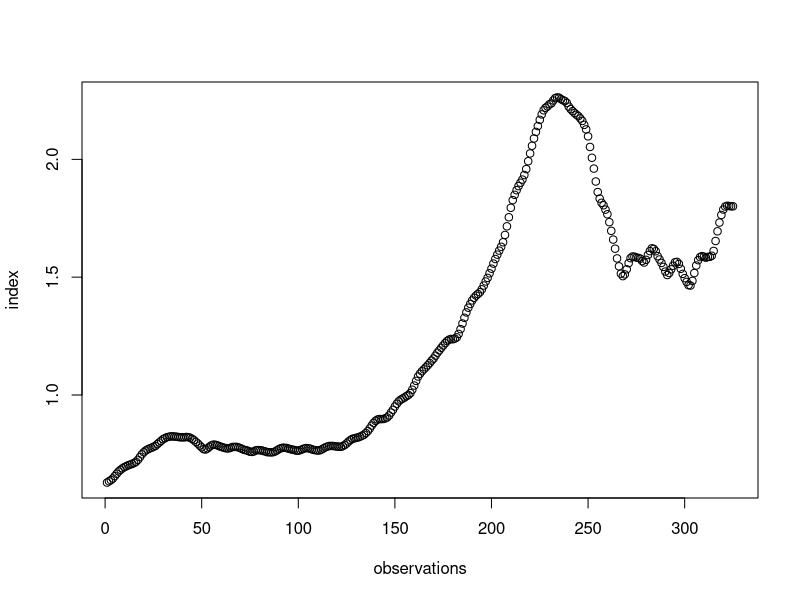
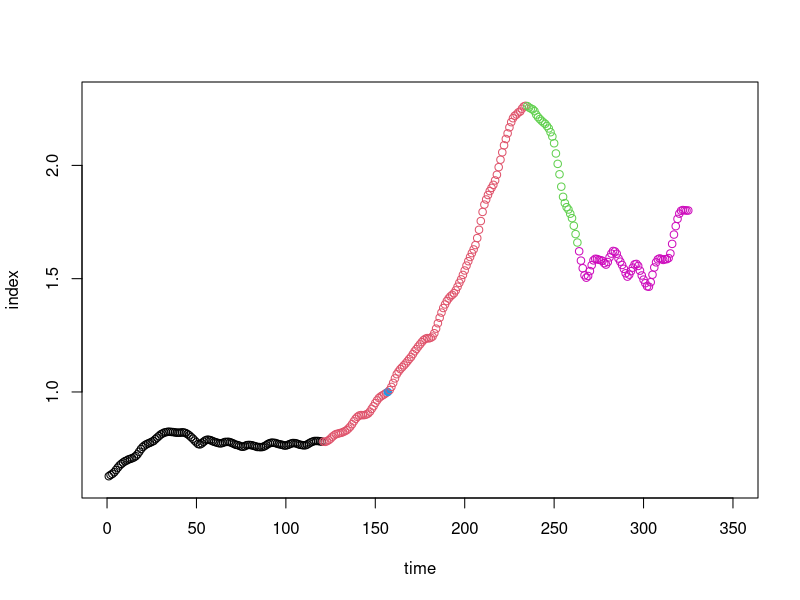
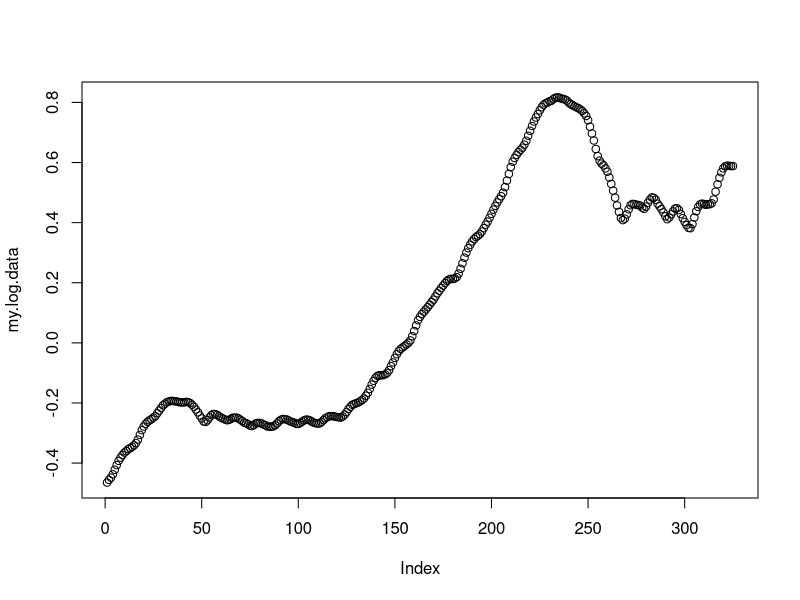
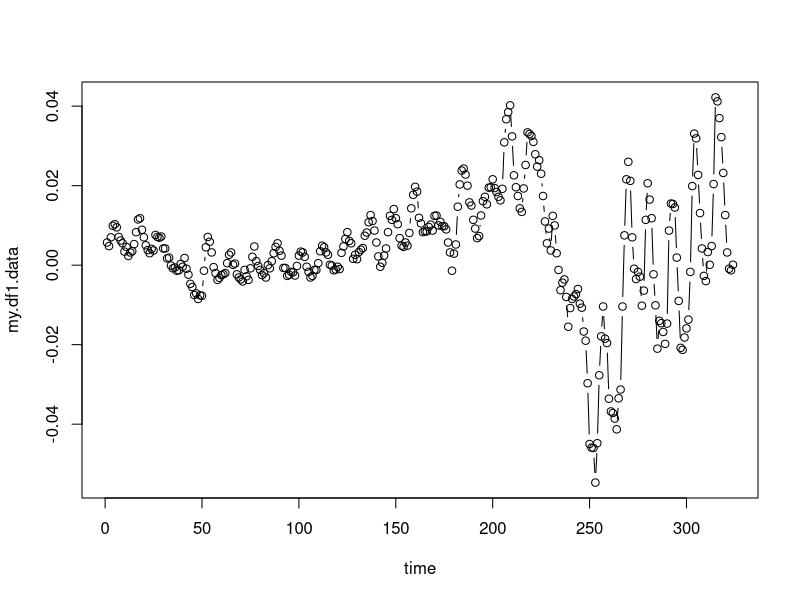
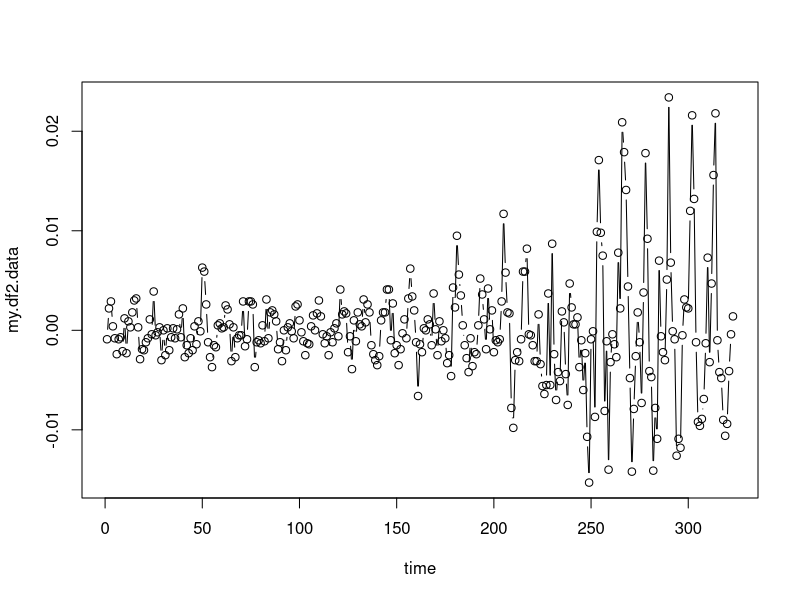
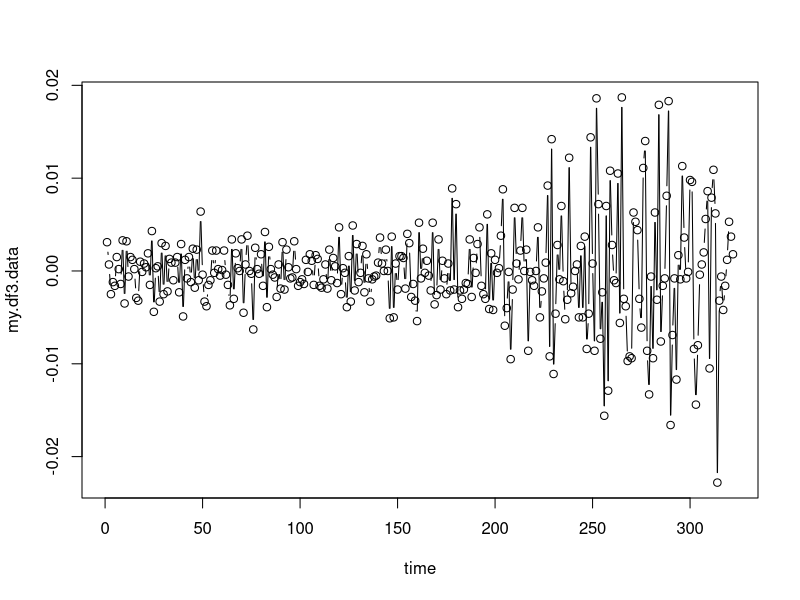
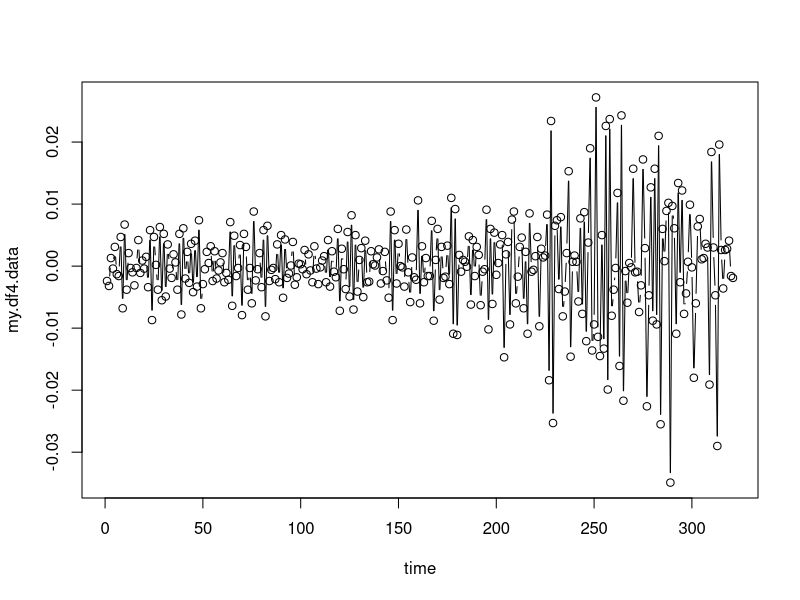
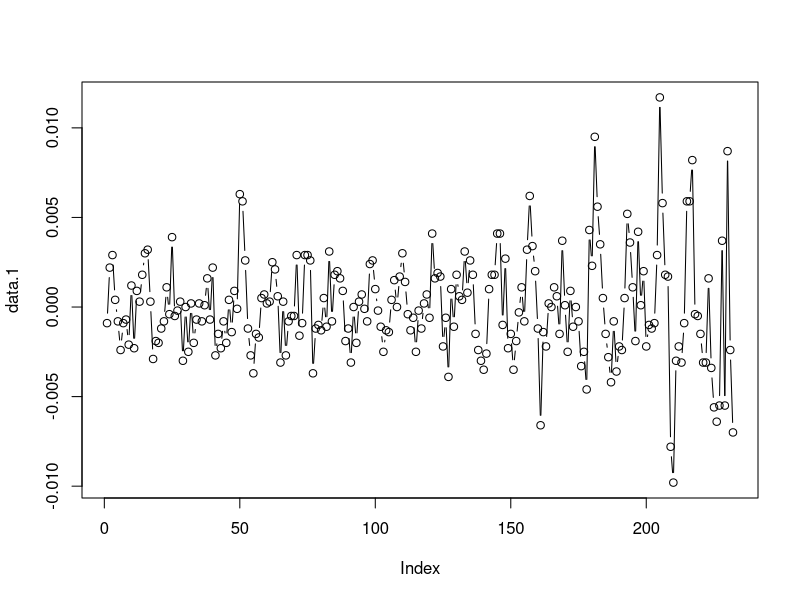

Write the R code that produced these figures, in order.
##  Our function for the TRUE SPECTRUM (on the decibel scale) 
##  of an ARMA process.
##  Each time you start R, and want to use this function,
##  you will have to copy it into R.  Or...  Have it load automatically...
my.spectrum <- function(phi.of.b, theta.of.b, variance=1)
{
  p <- length(phi.of.b)
  q <- length(theta.of.b)
  
  omega <- seq(from=0, to=pi, by=.001)
  
  phi.of.e.minus.i.omega <- 1
  phi.of.e.i.omega <- 1
  
  if(p>1)
  {   for(i in 2:p)
  {
    phi.of.e.minus.i.omega <-  phi.of.e.minus.i.omega + phi.of.b[i]*exp(complex(imaginary = -(i-1))*omega)
    phi.of.e.i.omega <-  phi.of.e.i.omega + phi.of.b[i]*exp(complex(imaginary = (i-1))*omega)
  }
  }
  
  theta.of.e.minus.i.omega <- 1
  theta.of.e.i.omega <- 1
  
  if(q>1)
  {
    for(i in 2:q)
    {
      theta.of.e.minus.i.omega <-  theta.of.e.minus.i.omega + theta.of.b[i]*exp(complex(imaginary = -(i-1))*omega)
      theta.of.e.i.omega <-  theta.of.e.i.omega + theta.of.b[i]*exp(complex(imaginary = (i-1))*omega)
    }
  }
  
  my.spectrum <- (variance/(2*pi))*Re(theta.of.e.minus.i.omega*theta.of.e.i.omega/(phi.of.e.minus.i.omega*phi.of.e.i.omega))
  
  plot(omega, 10*log10(my.spectrum), ylab="spectrum (in decibels)", type="l")   
}


#####################################################################
#####################################################################
#####################################################################
#####################################################################
#####################################################################
#####################################################################

##  Get the data.  Save on your computer or...    Change the path if necessary.
HomePrice <- read.delim("HomePrice.txt")
head(HomePrice)
HomePrice
#n=325=12*27+1-------27 years--------1987/1~2014/1
#index takes 2000/1 to be a "baseline" 
#and on that date the index is given a numerical value of 1, 
#and then compares the value of homes at other times

#Most people believe that there was a housing bubble in the 2000's
#where prices increased too rapidly until prices became unsustainable at which point the bubble burst and prices fell
ts.HomePrice<-ts(HomePrice$index, start=c(1987,1), end=c(2014,1), frequency =12)
index<-ts.HomePrice[1:325]



## 1. raw data plot
plot(index, xlab="observations", ylab="index")
#house bubble begins 130-150, Oct-97-Jun-99
#take a liitle closer
plot(1:120, index[1:120], ylim=c(0.6,2.3), xlim=c(0,350), xlab = "time", ylab="index",type="b")
lines(121:156, index[121:156], ylim=c(0.6,2.3), xlim=c(0,350), type="b", col=2)
lines(157, index[157], ylim=c(0.6,2.3), xlim=c(0,350), type="b", col=4, pch=19)
lines(158:234, index[158:234], ylim=c(0.6,2.3), xlim=c(0,350), type="b", col=2)
lines(235:263, index[235:263], ylim=c(0.6,2.3), xlim=c(0,350), type="b", col=3)
lines(264:325, index[264:325], ylim=c(0.6,2.3), xlim=c(0,350), type="b", col=6)
## cutoff at 234=peak
##    Hmmmm   stationary...  need to difference
##  Should always plot the data first!!!
##  Should have known from the acf

my.log.data<-log(index)
plot(my.log.data, type="b")

# 2. differencing
my.df1.data <-diff(index, lag = 1, differences = 1)
plot(my.df1.data, type="b", xlab="time")

my.df2.data <-diff(index, lag = 1, differences = 2)
plot(my.df2.data, type="b", xlab="time")

my.df3.data <-diff(index, lag = 1, differences = 3)
plot(my.df3.data, type="b", xlab="time")

my.df4.data <-diff(index, lag = 1, differences = 4)
plot(my.df4.data, type="b", xlab="time")



## split data into two parts and fit separately
#first part
data.1 <- my.df2.data[1:232]
plot(data.1, type="b")
par(mfrow=c(2,1))
acf(data.1, type = c("correlation"), ylab="Sample ACF")
acf(data.1, type = c("partial"), ylab="Sample PACF")
par(mfrow=c(1,1)) 
#like ARMA(11,1)
my.df2.data <-diff(index, lag = 1, differences = 2)
arima(x=my.df2.data[1:232] , order = c(12, 0, 0), include.mean=FALSE)

##  look only at first 90% 
par(mfrow=c(2,1))
acf(my.df3.data[1:210], type = c("correlation"), ylab="90% Sample ACF")
acf(my.df3.data[1:210], type= c("partial"), ylab="90% Sample PACF")
par(mfrow=c(1,1))
#
my.fit.1 <- arima(x=my.df3.data[1:210] , order = c(11, 0, 0), include.mean=FALSE)
my.real.preds.1 <- predict(my.fit.1, n.ahead = 22, se.fit = TRUE)
my.real.preds.1

range(my.df3.data[1:210])

plot(my.df3.data[1:210], ylim=c(-0.01,0.012), xlim=c(0,236), type="b")

lines(my.df3.data[211:232], my.real.preds.1$pred, type="b", col=2)
lines(my.df3.data[211:232], my.real.preds.1$pred + 2*my.real.preds.1$se, type="l", col=3)
lines(my.df3.data[211:232], my.real.preds.1$pred - 2*my.real.preds.1$se, type="l", col=3)
#take a liitle closer
plot(190:210, my.df3.data[190:210], ylim=c(-0.01,0.012), xlim=c(190,232), type="b")

lines(211:232, my.real.preds.1$pred, type="b", col=2)
lines(211:232, my.real.preds.1$pred + 2*my.real.preds.1$se, type="l", col=3)
lines(211:232, my.real.preds.1$pred - 2*my.real.preds.1$se, type="l", col=3)

cbind(my.real.preds.1$pred, my.df3.data[211:232])

points(211:232, my.df3.data[211:232], col=4)

## periodogram
fit.1<-arima(index[1:234], order=c(12,2,0))
fit.1
AIC(fit.1)
fit.sample.1<-arima.sim(model=list(ar=c(-0.7160,-0.4470,-0.5338,-0.6973,-0.6917,-0.6776,-0.4867,-0.5026,-0.5444,-0.4849,-0.2856)), n=234)
spec.pgram(fit.sample.1, taper=.1)

#Plot the TRUE SPECTRUM for this process (measured in decibels)
my.spectrum(phi.of.b=c(1,0.7160,0.4470,0.5338,0.6973,0.6917,0.6776,0.4867,0.5026,0.5444,0.4849,0.2856), theta.of.b=c(1), variance=1)
#Does the periodogram match up with the theoretical spectrum?
par(mfrow=c(2,1))
spec.pgram(fit.sample.1)  ##  tapr = .1 by default
my.spectrum(phi.of.b=c(1,0.7160,0.4470,0.5338,0.6973,0.6917,0.6776,0.4867,0.5026,0.5444,0.4849,0.2856), theta.of.b=c(1), variance=1)
par(mfrow=c(1,1))

## 6. residuals diagnostics
#try ARIMA(3,1,0)
tsdiag(my.fit.1)   ## can't do this if fit was using "ar"
qqnorm(my.fit.1$residuals)

plot(my.fit.1$residuals)
#Close up of a portion of the data, to see it better.
plot(my.fit.1$residuals[1:100], type="b")






## cut point 234
data.2 <- my.df2.data[233:323]
plot(data.2, type="b")
par(mfrow=c(2,1))
acf(data.2, type = c("correlation"), ylab="Sample ACF")
acf(data.2, type = c("partial"), ylab="Sample PACF")
par(mfrow=c(1,1)) 
#like AR(11)
my.df2.data <-diff(index, lag = 1, differences = 2)
arima(x=my.df2.data[233:323] , order = c(11, 0, 1), include.mean=FALSE)


##  look only at first 90% 
par(mfrow=c(2,1))
acf(my.df2.data[233:314], type = c("correlation"), ylab="90% Sample ACF")
acf(my.df2.data[233:314], type= c("partial"), ylab="90% Sample PACF")
par(mfrow=c(1,1))
#
my.fit.2 <- arima(x=my.df2.data[233:314] , order = c(11, 0, 1), include.mean=FALSE)
my.real.preds.2 <- predict(my.fit.2, n.ahead = 9, se.fit = TRUE)
my.real.preds.2

range(my.df2.data[233:314])

plot(my.df2.data[233:314], ylim=c(-0.0153,0.0234), xlim=c(0,95), type="b")

lines(my.df2.data[315:323], my.real.preds.2$pred, type="b", col=2)
lines(my.df2.data[315:323], my.real.preds.2$pred + 2*my.real.preds.2$se, type="l", col=3)
lines(my.df2.data[315:323], my.real.preds.2$pred - 2*my.real.preds.2$se, type="l", col=3)
#take a liitle closer
plot(300:314, my.df2.data[300:314], ylim=c(-0.0229,0.0234), xlim=c(300,323), type="b")

lines(315:323, my.real.preds.2$pred, type="b", col=2)
lines(315:323, my.real.preds.2$pred + 2*my.real.preds.2$se, type="l", col=3)
lines(315:323, my.real.preds.2$pred - 2*my.real.preds.2$se, type="l", col=3)

cbind(my.real.preds.2$pred, my.df2.data[315:323])

points(315:323, my.df2.data[315:323], col=4)



## periodogram
fit.2<-arima(index[235:325], order=c(11,2,1))
fit.2
fit.sample.2<-arima.sim(model=list(ar=c(0.6320,-0.1647,-0.1301,0.0539,-0.0799,-0.0835,-0.0388,0.0832,-0.2559,0.1012,0.3375),ma=c(-0.3343)), n=91)
spec.pgram(fit.sample.2, taper=.1)

#Plot the TRUE SPECTRUM for this process (measured in decibels)
my.spectrum(phi.of.b=c(1,-0.6320,0.1647,0.1301,-0.0539,0.0799,0.0835,0.0388,-0.0832,0.2559,-0.1012,-0.3375), theta.of.b=c(1-0.3343), variance=1)
#Does the periodogram match up with the theoretical spectrum?
par(mfrow=c(2,1))
spec.pgram(fit.sample.2)  ##  tapr = .1 by default
my.spectrum(phi.of.b=c(1,-0.6320,0.1647,0.1301,-0.0539,0.0799,0.0835,0.0388,-0.0832,0.2559,-0.1012,-0.3375), theta.of.b=c(1-0.3343), variance=1)
par(mfrow=c(1,1))

## 6. residuals diagnostics
#try ARIMA(3,1,0)
tsdiag(my.fit.2)   ## can't do this if fit was using "ar"
qqnorm(my.fit.2$residuals)

plot(my.fit.2$residuals)
#Close up of a portion of the data, to see it better.
plot(my.fit.2$residuals[1:81], type="b")




##########################################
## 7. Make predictions....
##########################################

#choose (3,1,0)
my.final.fit <- arima(index[235:325], order=c(11,2,1))
my.preds <- predict(my.final.fit, n.ahead = 12, se.fit = TRUE)
names(my.preds)
my.preds

my.lower.limits  <- my.preds$pred - 2*my.preds$se
my.upper.limits <- my.preds$pred + 2*my.preds$se

cbind(my.lower.limits, my.preds$pred, my.upper.limits)


plot(300:325, index[300:325], ylim=c(1.42,2.3), xlim=c(300,340), type="b")

lines(326:337, my.preds$pred, type="b", col=2)
lines(326:337, my.upper.limits, type="l", col=3)
lines(326:337, my.lower.limits, type="l", col=3)






my.final.fit <- arima(index[235:325], order=c(11,2,1))
my.preds <- predict(my.final.fit, n.ahead = 100, se.fit = TRUE)
names(my.preds)
my.preds

my.lower.limits  <- my.preds$pred - 2*my.preds$se
my.upper.limits <- my.preds$pred + 2*my.preds$se

cbind(my.lower.limits, my.preds$pred, my.upper.limits)


plot(1:500, index[1:500], ylim=c(0,5), xlim=c(1,500), type="b")

lines(326:425, my.preds$pred, type="b", col=2)
lines(326:425, my.upper.limits, type="l", col=3)
lines(326:425, my.lower.limits, type="l", col=3)
